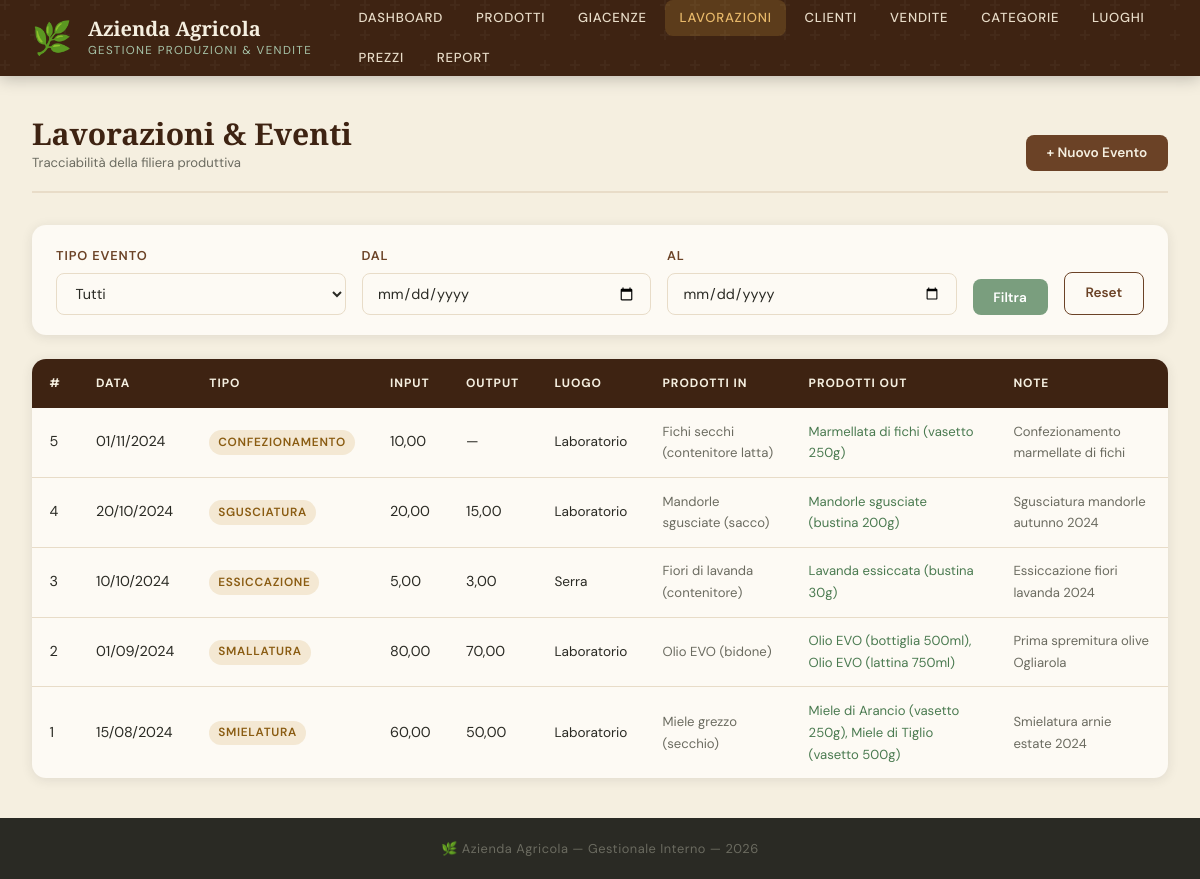
Page /eventi.php on the committed database.
### tables this page shows
CREATE TABLE EVENTO (
    id_evento INT AUTO_INCREMENT PRIMARY KEY,
    data_evento DATE NOT NULL,
    tipo_evento ENUM('raccolta','smielatura','distillazione','smallatura','sgusciatura','essiccazione','confezionamento','lavorazione_generica') NOT NULL,
    quantita_input  INT DEFAULT NULL,
    quantita_output INT DEFAULT NULL,
    luogo_provenienza VARCHAR(150),
    note TEXT
);

CREATE TABLE PRODOTTO (
    id_prodotto INT AUTO_INCREMENT PRIMARY KEY,
    nome VARCHAR(150) NOT NULL,
    descrizione TEXT,
    tipo_prodotto ENUM('FRESCO','LAVORATO','RISERVA','CONFEZIONATO') NOT NULL,
    unita_misura ENUM('kg','g','litro','ml','pezzo','bustina','vasetto','bottiglia') NOT NULL DEFAULT 'kg',
    vendita ENUM('a_peso','a_pezzo') NOT NULL DEFAULT 'a_peso',
    quantita_disponibile DECIMAL(10,3) DEFAULT 0,
    stato ENUM('disponibile','esaurito','archiviato') NOT NULL DEFAULT 'disponibile',
    luogo_provenienza VARCHAR(150),
    id_categoria INT NOT NULL,
    FOREIGN KEY (id_categoria) REFERENCES CATEGORIA(id_categoria) ON DELETE RESTRICT
);

### src/db.php (called while the page is built, shortened)
<?php
function db_query(mysqli $conn, string $sql, string $types = '', array $params = []): array {
    if ($types && $params) {
        $stmt = $conn->prepare($sql);
        $stmt->bind_param($types, ...$params);
        $stmt->execute();
        $result = $stmt->get_result();
    } else {
        $result = $conn->query($sql);
    }
    $rows = [];
    while ($row = $result->fetch_assoc()) $rows[] = $row;
    return $rows;
}

### src/eventi.php (the view, shortened to what this page needs)
<?php
require_once __DIR__ . '/db.php';
$filtro_tipo = $_GET['tipo'] ?? '';
$filtro_da   = $_GET['da']   ?? '';
$filtro_a    = $_GET['a']    ?? '';
$where = []; $types = ''; $params = [];
$wClause = $where ? 'WHERE '.implode(' AND ',$where) : '';
$eventi       = db_query($conn, "SELECT * FROM EVENTO e $wClause ORDER BY e.data_evento DESC", $types, $params);
$tipi_evento  = ['raccolta','smielatura','distillazione','smallatura','sgusciatura','essiccazione','confezionamento','lavorazione_generica'];
include __DIR__ . '/header.php';
?>
<div class="page-header">
    <div><h1 class="page-title">Lavorazioni &amp; Eventi<small>Tracciabilità della filiera produttiva</small></h1></div>
    <button class="btn btn--primary" data-modal-open="modal-add">+ Nuovo Evento</button>
</div>
<form method="get" class="filter-bar">
    <div class="form-group"><label>Tipo Evento</label>
        <select name="tipo"><option value="">Tutti</option>
        <?php foreach ($tipi_evento as $t): ?>
        <option value="<?= $t ?>" <?= $filtro_tipo===$t?'selected':'' ?>><?= ucfirst(str_replace('_',' ',$t)) ?></option>
        <?php endforeach; ?></select>
    </div>
    <div class="form-group"><label>Dal</label><input type="date" name="da" value="<?= htmlspecialchars($filtro_da) ?>"></div>
    <div class="form-group"><label>Al</label><input type="date" name="a" value="<?= htmlspecialchars($filtro_a) ?>"></div>
    <button type="submit" class="btn btn--salvia">Filtra</button>
    <a href="/eventi.php" class="btn btn--ghost">Reset</a>
</form>
<div class="table-wrap">
    <table>
        <thead><tr><th>#</th><th>Data</th><th>Tipo</th><th>Input</th><th>Output</th><th>Luogo</th><th>Prodotti IN</th><th>Prodotti OUT</th><th>Note</th></tr></thead>
        <tbody>
        <?php if (empty($eventi)): ?>
            <tr><td colspan="9" style="text-align:center;padding:2rem;color:var(--grigio)">Nessuna lavorazione registrata.</td></tr>
        <?php else: ?>
        <?php foreach ($eventi as $ev):
            $inputs  = db_query($conn, "SELECT p.nome FROM E_INPUT_DI  ei JOIN PRODOTTO p ON p.id_prodotto=ei.id_prodotto WHERE ei.id_evento=?", 'i', [$ev['id_evento']]);
            $outputs = db_query($conn, "SELECT p.nome FROM E_OUTPUT_DI eo JOIN PRODOTTO p ON p.id_prodotto=eo.id_prodotto WHERE eo.id_evento=?", 'i', [$ev['id_evento']]);
        ?>
        <tr>
            <td><?= $ev['id_evento'] ?></td>
            <td><?= date('d/m/Y',strtotime($ev['data_evento'])) ?></td>
            <td><span class="badge badge--lavorato"><?= str_replace('_',' ',$ev['tipo_evento']) ?></span></td>
            <td><?= $ev['quantita_input']  ? number_format($ev['quantita_input'],2,',','.') : '—' ?></td>
            <td><?= $ev['quantita_output'] ? number_format($ev['quantita_output'],2,',','.') : '—' ?></td>
            <td style="font-size:.85rem"><?= htmlspecialchars($ev['luogo_provenienza'] ?? '—') ?></td>
            <td style="font-size:.82rem;color:var(--grigio)"><?= implode(', ', array_map(fn($r)=>htmlspecialchars($r['nome']),$inputs))  ?: '—' ?></td>
            <td style="font-size:.82rem;color:var(--salvia-dark)"><?= implode(', ', array_map(fn($r)=>htmlspecialchars($r['nome']),$outputs)) ?: '—' ?></td>
            <td style="font-size:.82rem;color:var(--grigio)"><?= htmlspecialchars($ev['note'] ?? '—') ?></td>
        </tr>
        <?php endforeach; ?>
        <?php endif; ?>
        </tbody>
    </table>
</div>
<?php include __DIR__ . '/footer.php'; ?>

### src/css/style.css (style rules this page uses)
:root { --terra: #6B4226; --terra-light: #9B6B4A; --terra-dark: #3E2312; --salvia: #7A9E7E; --salvia-light:#A8C5AA; --salvia-dark: #4A7A50; --ocra: #C8963E; --ocra-light: #E8B96A; --crema: #F5EFE0; --crema-dark: #E8DCC8; --bianco: #FDFAF4; --carbone: #2A2A24; --grigio: #6B6B60; --grigio-light:#D5D0C4; --rosso: #C0392B; --verde: #27AE60; --radius: 8px; --radius-lg: 14px; --shadow: 0 2px 12px rgba(42,42,36,0.10); --shadow-lg: 0 6px 32px rgba(42,42,36,0.16); --transition: 0.22s cubic-bezier(.4,0,.2,1); }
*, *::before, *::after { box-sizing: border-box; margin: 0; padding: 0; }
html { scroll-behavior: smooth; }
body { font-family: 'DM Sans', sans-serif; background: var(--crema); color: var(--carbone); min-height: 100vh; display: flex; flex-direction: column; font-size: 15px; line-height: 1.65; }
h1,h2,h3,h4 { font-family: 'Playfair Display', serif; line-height: 1.2; }
h1 { font-size: clamp(1.6rem,3vw,2.4rem); color: var(--terra-dark); }
a { color: var(--salvia-dark); text-decoration: none; transition: color var(--transition); }
.page-header { display: flex; align-items: flex-end; justify-content: space-between; gap: 1.5rem; margin-bottom: 2rem; padding-bottom: 1.25rem; border-bottom: 2px solid var(--crema-dark); }
.page-title { font-size: clamp(1.4rem,2.5vw,2rem); color: var(--terra-dark); }
.page-title small { display: block; font-family: 'DM Sans', sans-serif; font-size: .82rem; font-weight: 400; color: var(--grigio); margin-top: .2rem; }
.table-wrap { overflow-x: auto; border-radius: var(--radius-lg); box-shadow: var(--shadow); background: var(--bianco); }
table { width: 100%; border-collapse: collapse; font-size: .9rem; }
thead tr { background: var(--terra-dark); color: var(--crema); }
thead th { padding: .9rem 1.1rem; text-align: left; font-size: .75rem; text-transform: uppercase; letter-spacing: .08em; white-space: nowrap; }
tbody tr { border-bottom: 1px solid var(--crema-dark); transition: background var(--transition); }
tbody tr:last-child { border-bottom: none; }
td { padding: .8rem 1.1rem; vertical-align: middle; }
.badge { display: inline-block; padding: .22em .75em; border-radius: 20px; font-size: .74rem; font-weight: 600; text-transform: uppercase; letter-spacing: .06em; white-space: nowrap; }
.badge--lavorato { background: rgba(200,150,62,.18); color: #8a5c12; }
.btn { display: inline-flex; align-items: center; gap: .45rem; padding: .6rem 1.3rem; border-radius: var(--radius); font-family: 'DM Sans', sans-serif; font-size: .85rem; font-weight: 600; cursor: pointer; border: none; transition: all var(--transition); text-decoration: none; white-space: nowrap; }
.btn--primary { background: var(--terra); color: var(--crema); }
.btn--salvia { background: var(--salvia); color: white; }
.btn--ghost { background: transparent; color: var(--terra); border: 1.5px solid var(--terra); }
.form-group { display: flex; flex-direction: column; gap: .4rem; }
label { font-size: .8rem; font-weight: 600; text-transform: uppercase; letter-spacing: .07em; color: var(--terra); }
input[type="text"], input[type="number"], input[type="email"], input[type="tel"], input[type="date"], select, textarea { padding: .65rem .9rem; border: 1.5px solid var(--crema-dark); border-radius: var(--radius); font-family: 'DM Sans', sans-serif; font-size: .9rem; background: var(--bianco); color: var(--carbone); transition: border-color var(--transition), box-shadow var(--transition); width: 100%; }
.filter-bar { background: var(--bianco); border-radius: var(--radius-lg); padding: 1.25rem 1.5rem; margin-bottom: 1.5rem; box-shadow: var(--shadow); display: flex; flex-wrap: wrap; gap: 1rem; align-items: flex-end; }
.filter-bar .form-group { min-width: 180px; flex: 1; }

### rows in the picture
evento: id_evento "5", data_evento "01/11/2024", tipo_evento "CONFEZIONAMENTO", quantita_input "10,00", luogo_provenienza "Laboratorio", prodotto.nome "Fichi secchi (contenitore latta)", prodotto.nome "Marmellata di fichi (vasetto 250g)", note "Confezionamento marmellate di fichi"
evento: id_evento "4", data_evento "20/10/2024", tipo_evento "SGUSCIATURA", quantita_input "20,00", quantita_output "15,00", luogo_provenienza "Laboratorio", prodotto.nome "Mandorle sgusciate (sacco)", prodotto.nome "Mandorle sgusciate (bustina 200g)", note "Sgusciatura mandorle autunno 2024"
evento: id_evento "3", data_evento "10/10/2024", tipo_evento "ESSICCAZIONE", quantita_input "5,00", quantita_output "3,00", luogo_provenienza "Serra", prodotto.nome "Fiori di lavanda (contenitore)", prodotto.nome "Lavanda essiccata (bustina 30g)", note "Essiccazione fiori lavanda 2024"
evento: id_evento "2", data_evento "01/09/2024", tipo_evento "SMALLATURA", quantita_input "80,00", quantita_output "70,00", luogo_provenienza "Laboratorio", prodotto.nome "Olio EVO (bidone)", nome "Olio EVO (bottiglia 500ml), Olio EVO (lattina 750ml)", note "Prima spremitura olive Ogliarola"
evento: id_evento "1", data_evento "15/08/2024", tipo_evento "SMIELATURA", quantita_input "60,00", quantita_output "50,00", luogo_provenienza "Laboratorio", prodotto.nome "Miele grezzo (secchio)", nome "Miele di Arancio (vasetto 250g), Miele di Tiglio (vasetto 500g)", note "Smielatura arnie estate 2024"
